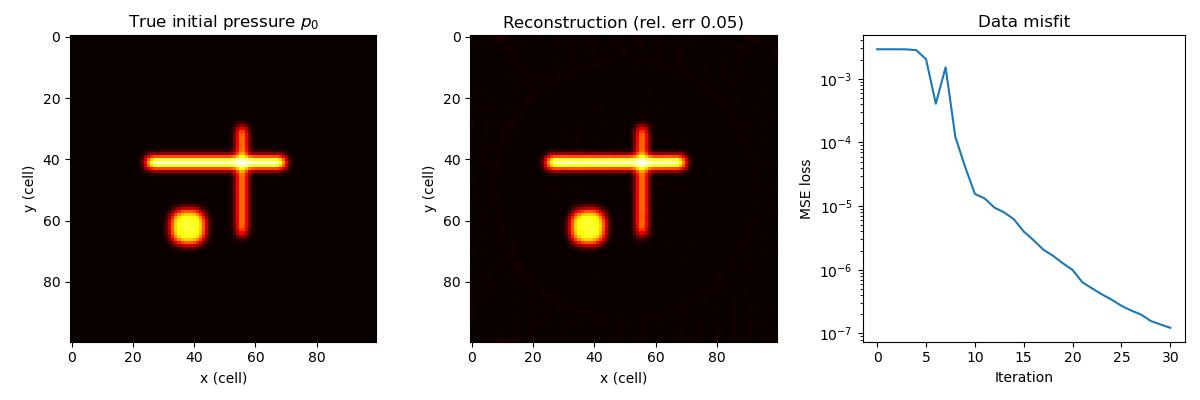

Reproduce this figure in Python.
# ---
# jupyter:
#   jupytext:
#     formats: py:percent,ipynb
#     text_representation:
#       extension: .py
#       format_name: percent
#       format_version: '1.3'
#       jupytext_version: 1.19.1
#   kernelspec:
#     display_name: Python 3
#     language: python
#     name: python3
# ---

# %%
# These examples use the Deepwave 0.1 interface and require PyTorch 2.4
# or later, as declared by Deepwave. Install plotting support too.
# %pip install "deepwave>=0.1.0" matplotlib

# %% [markdown]
# # Photoacoustic initial-pressure reconstruction with Deepwave
#
# Photoacoustic tomography images an initial pressure distribution ``p0``
# (created when a short laser pulse is absorbed by, e.g., blood vessels)
# from the acoustic waves it launches, recorded on a surrounding array.
# This is an initial-value problem: at ``t = 0`` the pressure equals ``p0``
# and its time derivative is zero. Because Deepwave is differentiable, the
# reconstruction is just gradient descent on the initial wavefield.
#
# We (1) forward propagate a small blood-vessel-like ``p0`` phantom with
# the scalar propagator to synthesise the data recorded on a ring of
# receivers, then (2) reconstruct ``p0`` from that data by making the
# initial wavefield a ``requires_grad`` parameter and minimising the data
# misfit.
#
# Leapfrog two-level convention: the scalar propagator advances a field
# given its values at steps 0 (``wavefield_0``) and -1 (``wavefield_m1``).
# Setting both levels to ``p0`` gives zero discrete velocity at the
# intervening half-step. This approximates rest at t = 0; the example's
# documentation explains the time-centering error and a second-order start.

# %%
"""Photoacoustic initial-pressure reconstruction with Deepwave."""

import math
import os

import matplotlib.pyplot as plt
import torch
from torch.nn.functional import conv2d, mse_loss, pad

from deepwave import scalar

device = torch.device("cuda" if torch.cuda.is_available() else "cpu")
torch.manual_seed(0)

# ``DEEPWAVE_SMOKE=1`` shrinks this example so that it can be run quickly as
# an automated check; the default sizes are the ones the text describes.
smoke = os.environ.get("DEEPWAVE_SMOKE") == "1"

# %% [markdown]
# ## Medium and phantom
#
# A homogeneous soft-tissue/water medium, and a blood-vessel-like
# initial-pressure phantom that is blurred so its features are
# band-limited (at least ~6 cells per wavelength, avoiding grid
# dispersion), which also keeps the linear reconstruction well
# conditioned.

# %%
# Medium: homogeneous soft tissue / water, c = 1500 m/s.
ny, nx = (60, 60) if smoke else (100, 100)
dx = 0.5e-3  # 0.5 mm grid cells
c = 1500.0
v = torch.full((ny, nx), c, device=device)

pml_width = 10 if smoke else 20
dt = 5e-8  # 50 ns => 20 MHz sampling; comfortably above CFL here
nt = 320 if smoke else 520

# Blood-vessel-like phantom: a few bright "vessels" (lines and a blob). The
# feature positions and sizes are fractions of ny/nx (equal to the default
# 100-cell-grid pixel coordinates when ny == nx == 100), so they stay
# proportioned to the grid when it shrinks. We blur it so its features span
# several cells: this keeps the initial pressure band-limited (at least ~6
# cells per wavelength, avoiding grid dispersion) and keeps the linear
# reconstruction well-conditioned.
p0_sharp = torch.zeros(ny, nx, device=device)
p0_sharp[
    int(0.40 * ny) : int(0.43 * ny), int(0.25 * nx) : int(0.70 * nx)
] = 1.0  # horizontal vessel
p0_sharp[
    int(0.30 * ny) : int(0.65 * ny), int(0.55 * nx) : int(0.57 * nx)
] = 0.8  # vertical vessel
yy, xx = torch.meshgrid(
    torch.arange(ny, device=device),
    torch.arange(nx, device=device),
    indexing="ij",
)
p0_sharp[
    ((yy - 0.62 * ny) ** 2 + (xx - 0.38 * nx) ** 2) < (0.06 * ny) ** 2
] = 0.6

_blur = torch.tensor([1.0, 4.0, 6.0, 4.0, 1.0], device=device)
_blur = _blur / _blur.sum()


def blur(a):
    """Separable binomial blur to band-limit the phantom."""
    a = conv2d(a[None, None], _blur.view(1, 1, 5, 1), padding=(2, 0))
    a = conv2d(a, _blur.view(1, 1, 1, 5), padding=(0, 2))
    return a[0, 0]


p0_true = blur(blur(p0_sharp))

# %% [markdown]
# ## Acquisition and forward model
#
# A ring of receivers surrounds the phantom. Float locations are
# automatically Hicks-interpolated onto the grid by the propagator.

# %%
# Receiver ring surrounding the phantom. Float locations are automatically
# Hicks-interpolated onto the grid by the propagator.
n_receivers = 24 if smoke else 64
ring_radius = 0.4 * ny
angles = torch.arange(n_receivers) * (2 * torch.pi / n_receivers)
receiver_locations = torch.stack(
    [
        ny / 2 + ring_radius * torch.cos(angles),
        nx / 2 + ring_radius * torch.sin(angles),
    ],
    dim=1,
).to(device)
receiver_locations = receiver_locations.unsqueeze(0)  # [1, n_rec, 2]


def pad_to_sim(p0_inner):
    """Embed [ny, nx] into the [1, ny+2*pml, nx+2*pml] sim domain."""
    padded = pad(p0_inner, (pml_width, pml_width, pml_width, pml_width))
    return padded.unsqueeze(0)


def forward(p0_inner):
    """Propagate an initial pressure and return the receiver data."""
    wavefield = pad_to_sim(p0_inner)
    out = scalar(
        v,
        dx,
        dt,
        receiver_locations=receiver_locations,
        wavefield_0=wavefield,
        wavefield_m1=wavefield,  # zero half-step velocity; see notes above
        nt=nt,
        pml_width=pml_width,
        pml_freq=1e6,  # ~1 MHz content; pinned (no sources to infer from)
        accuracy=4,
    )
    return out.receiver_amplitudes  # [1, n_receivers, nt]


# %% [markdown]
# ## Synthesise data, then reconstruct ``p0`` by gradient descent
#
# The map ``p0 -> receiver data`` is linear, so LBFGS converges rapidly
# here.

# %%
# --- 1. Synthesise the observed data ---------------------------------
observed = forward(p0_true).detach()

# --- 2. Reconstruct p0 by gradient descent on the initial wavefield ---
# The map p0 -> receiver data is linear, so LBFGS converges rapidly here.
p0_est = torch.zeros(ny, nx, device=device, requires_grad=True)
optimiser = torch.optim.LBFGS(
    [p0_est],
    lr=1.0,
    max_iter=10 if smoke else 40,
    history_size=10 if smoke else 20,
    line_search_fn="strong_wolfe",
)
loss_history = []


def closure():
    """One LBFGS evaluation: forward model, misfit, and its gradient."""
    optimiser.zero_grad()
    loss = mse_loss(forward(p0_est), observed)
    loss.backward()
    loss_history.append(loss.item())
    return loss


optimiser.step(closure)
print(f"iterations: {len(loss_history)}  final loss {loss_history[-1]:.3e}")

p0_rec = p0_est.detach()
rel_err = (p0_rec - p0_true).norm() / p0_true.norm()
print(f"final relative reconstruction error: {rel_err.item():.3f}")

# %% [markdown]
# ## Plot

# %%
vmax = float(p0_true.max())
_, ax = plt.subplots(1, 3, figsize=(12, 4))
ax[0].imshow(p0_true.cpu(), cmap="hot", vmin=0, vmax=vmax)
ax[0].set_title("True initial pressure $p_0$")
ax[1].imshow(p0_rec.cpu(), cmap="hot", vmin=0, vmax=vmax)
ax[1].set_title(f"Reconstruction (rel. err {rel_err.item():.2f})")
ax[2].semilogy(loss_history)
ax[2].set_title("Data misfit")
ax[2].set_xlabel("Iteration")
ax[2].set_ylabel("MSE loss")
for a in ax[:2]:
    a.set_xlabel("x (cell)")
    a.set_ylabel("y (cell)")
plt.tight_layout()
plt.savefig("example_photoacoustic.jpg")
plt.show()

# %%
assert all(math.isfinite(loss) for loss in loss_history), (
    "loss history contains non-finite values"
)
assert loss_history[-1] < loss_history[0], (
    "reconstruction loss did not decrease"
)
